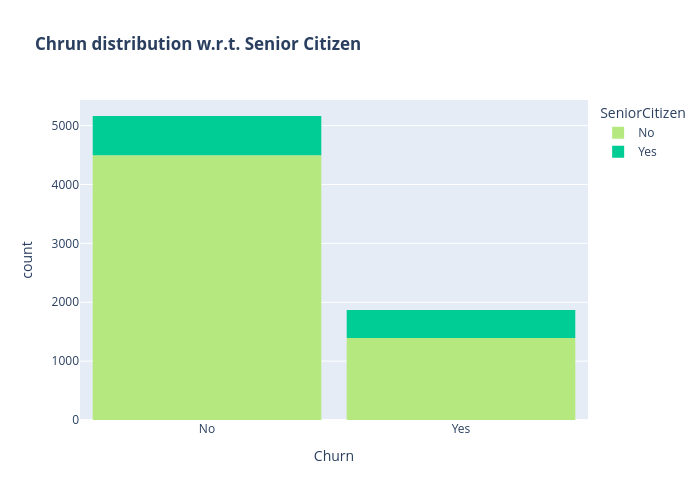

Notebook code for this chart:
### Markdown cell above
- Customers that doesn't have partners are more likely to churn

### Code cell
color_map = {"Yes": '#00CC96', "No": '#B6E880'}
fig = px.histogram(df, x="Churn", color="SeniorCitizen", title="<b>Chrun distribution w.r.t. Senior Citizen</b>", color_discrete_map=color_map)
fig.update_layout(width=700, height=500, bargap=0.1)
fig.show()

### Figure 1 — Plotly figure (JSON) as saved in the notebook; plotly's stock layout.template omitted (floating-point values rounded to 4 significant figures; data arrays with more than 128 entries replaced by an {"elided": "..."} marker saying what was removed)
{"data": [{"bingroup": "x", "hovertemplate": "SeniorCitizen=No<br>Churn=%{x}<br>count=%{y}<extra></extra>", "legendgroup": "No", "marker": {"color": "#B6E880", "pattern": {"shape": ""}}, "name": "No", "orientation": "v", "showlegend": true, "type": "histogram", "x": {"elided": "5890 str values"}, "xaxis": "x", "yaxis": "y"}, {"bingroup": "x", "hovertemplate": "SeniorCitizen=Yes<br>Churn=%{x}<br>count=%{y}<extra></extra>", "legendgroup": "Yes", "marker": {"color": "#00CC96", "pattern": {"shape": ""}}, "name": "Yes", "orientation": "v", "showlegend": true, "type": "histogram", "x": {"elided": "1142 str values"}, "xaxis": "x", "yaxis": "y"}], "layout": {"bargap": 0.1, "barmode": "relative", "height": 500, "legend": {"title": {"text": "SeniorCitizen"}, "tracegroupgap": 0}, "title": {"text": "<b>Chrun distribution w.r.t. Senior Citizen</b>"}, "width": 700, "xaxis": {"anchor": "y", "domain": [0, 1], "title": {"text": "Churn"}}, "yaxis": {"anchor": "x", "domain": [0, 1], "title": {"text": "count"}}}}
